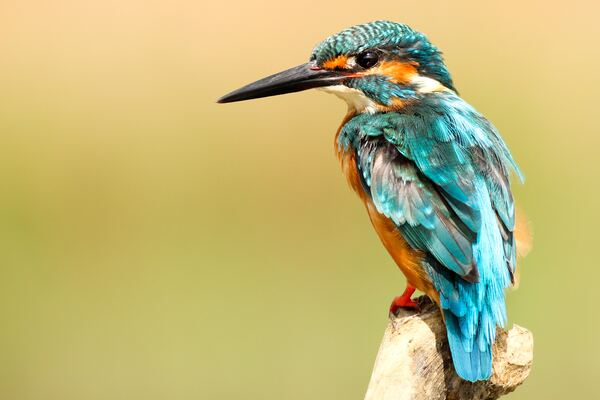
#> input picture penjumlahan-2-citra/opencv/1.jpg, 600 x 400 px
$ python penjumlahan-2-citra.py
#> lines starting #> are read from the running program, lines starting #| are printed output that depends on the picture
import cv2

# Isi nama citra yang akan diproses
namaImage1 = '1.jpg'
namaImage2 = '2.jpg'

image1 = cv2.imread(namaImage1)
#> image1 is the input picture: shape (400, 600, 3); mean B, G, R 119, 182.8, 192.7
image2 = cv2.imread(namaImage2)
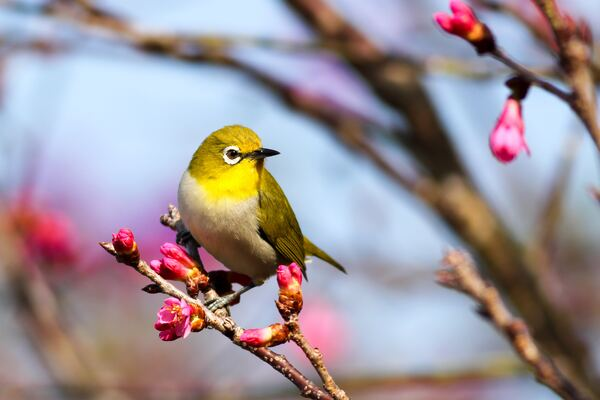
#> input picture penjumlahan-2-citra/opencv/2.jpg, 600 x 400 px
#> image2 is the input picture: shape (400, 600, 3); mean B, G, R 150.4, 144.7, 156.6

cv2.imshow('Gambar 1', image1)
cv2.imshow('Gambar 2', image2)

# Menyesuaikan ukuran gambar agar sama
if image1.shape != image2.shape:
        width = min(image1.shape[1], image2.shape[1])
        height = min(image1.shape[0], image2.shape[0])
        image1 = cv2.resize(image1, (width, height))
        image2 = cv2.resize(image2, (width, height))

# Lakukan penjumlahan citra
result = cv2.add(image1, image2)
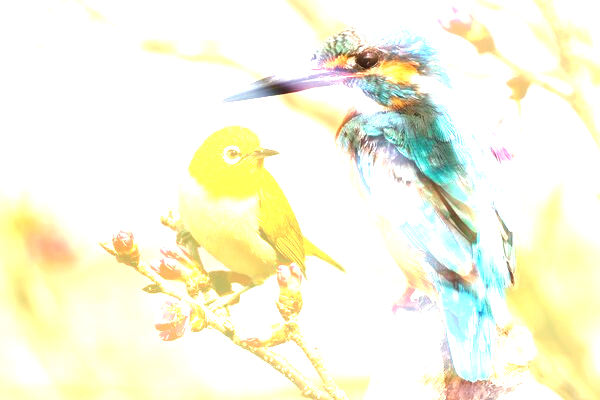
#> result: shape (400, 600, 3); mean B, G, R 223.8, 246.9, 247.1

# Simpan hasil operasi penjumlahan ke dalam sebuah file
cv2.imwrite('hasil_penjumlahan_' + namaImage1 + '_' + namaImage2, result)

# Tampilkan citra hasil penjumlahan
cv2.imshow('penjumlahan 2 Citra', result)
cv2.waitKey(0)
cv2.destroyAllWindows()
